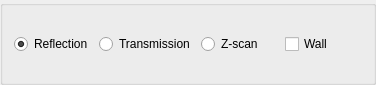
<?xml version="1.0" encoding="UTF-8"?>
<ui version="4.0">
 <class>EntryCurveOptions</class>
 <widget class="QGroupBox" name="EntryCurveOptions">
  <property name="geometry">
   <rect>
    <x>0</x>
    <y>0</y>
    <width>376</width>
    <height>85</height>
   </rect>
  </property>
  <property name="minimumSize">
   <size>
    <width>0</width>
    <height>50</height>
   </size>
  </property>
  <property name="windowTitle">
   <string>EntryCurve</string>
  </property>
  <property name="title">
   <string/>
  </property>
  <layout class="QGridLayout" name="gridLayout">
   <item row="0" column="1">
    <widget class="QRadioButton" name="transmission_radio">
     <property name="text">
      <string>Transmission</string>
     </property>
    </widget>
   </item>
   <item row="0" column="0">
    <widget class="QRadioButton" name="reflection_radio">
     <property name="text">
      <string>Reflection</string>
     </property>
     <property name="checked">
      <bool>true</bool>
     </property>
    </widget>
   </item>
   <item row="0" column="2">
    <widget class="QRadioButton" name="zscan_radio">
     <property name="text">
      <string>Z-scan</string>
     </property>
    </widget>
   </item>
   <item row="0" column="3">
    <widget class="QCheckBox" name="wall_check">
     <property name="text">
      <string>Wall</string>
     </property>
    </widget>
   </item>
  </layout>
 </widget>
 <resources/>
 <connections>
  <connection>
   <sender>reflection_radio</sender>
   <signal>clicked()</signal>
   <receiver>EntryCurveOptions</receiver>
   <slot>typeChanged()</slot>
   <hints>
    <hint type="sourcelabel">
     <x>48</x>
     <y>46</y>
    </hint>
    <hint type="destinationlabel">
     <x>71</x>
     <y>64</y>
    </hint>
   </hints>
  </connection>
  <connection>
   <sender>transmission_radio</sender>
   <signal>clicked()</signal>
   <receiver>EntryCurveOptions</receiver>
   <slot>typeChanged()</slot>
   <hints>
    <hint type="sourcelabel">
     <x>138</x>
     <y>46</y>
    </hint>
    <hint type="destinationlabel">
     <x>176</x>
     <y>66</y>
    </hint>
   </hints>
  </connection>
  <connection>
   <sender>zscan_radio</sender>
   <signal>clicked()</signal>
   <receiver>EntryCurveOptions</receiver>
   <slot>typeChanged()</slot>
   <hints>
    <hint type="sourcelabel">
     <x>233</x>
     <y>42</y>
    </hint>
    <hint type="destinationlabel">
     <x>187</x>
     <y>42</y>
    </hint>
   </hints>
  </connection>
  <connection>
   <sender>wall_check</sender>
   <signal>clicked()</signal>
   <receiver>EntryCurveOptions</receiver>
   <slot>typeChanged()</slot>
   <hints>
    <hint type="sourcelabel">
     <x>310</x>
     <y>39</y>
    </hint>
    <hint type="destinationlabel">
     <x>320</x>
     <y>64</y>
    </hint>
   </hints>
  </connection>
 </connections>
 <slots>
  <slot>typeChanged()</slot>
 </slots>
</ui>
